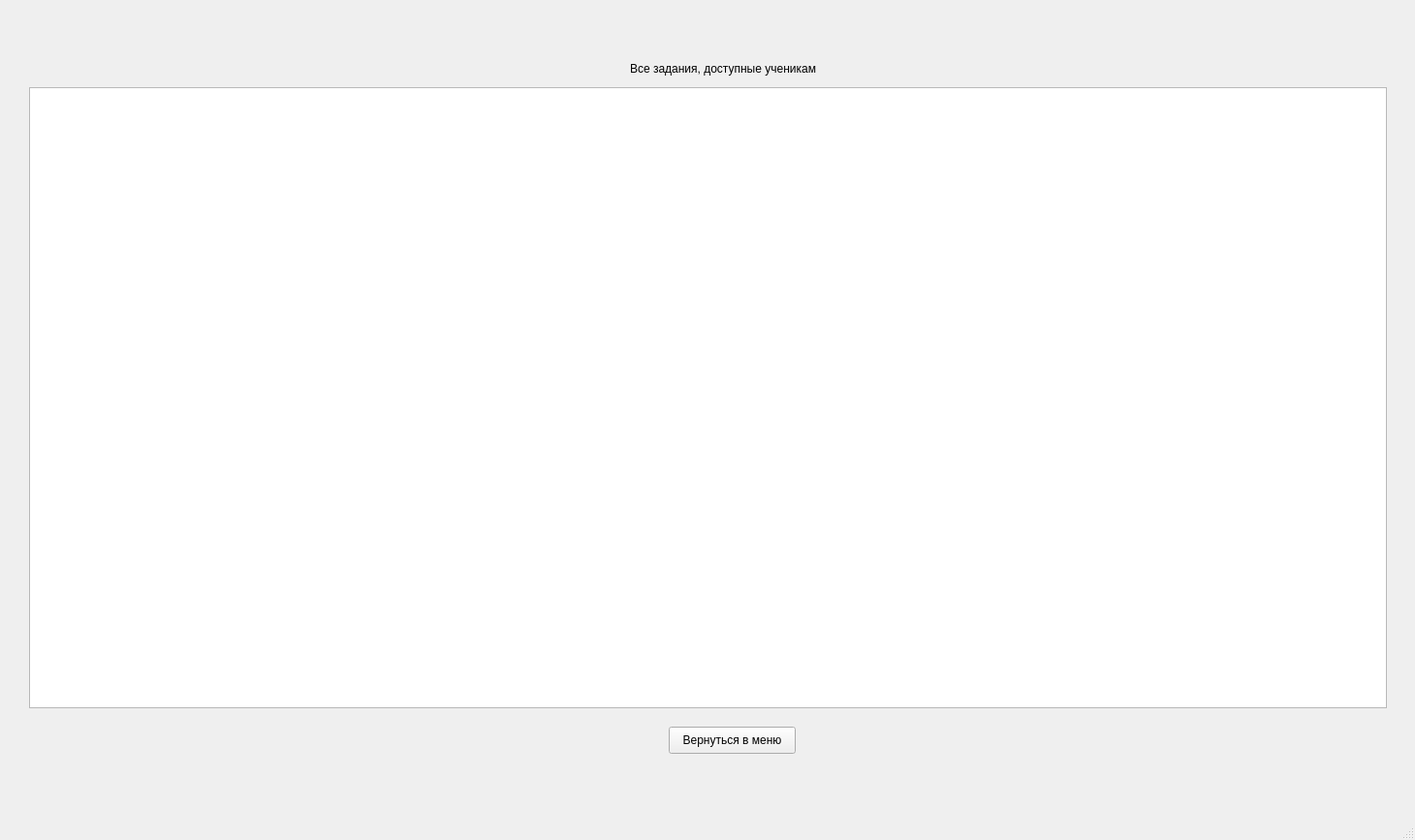
<?xml version="1.0" encoding="UTF-8"?>
<ui version="4.0">
 <class>MainWindow</class>
 <widget class="QMainWindow" name="MainWindow">
  <property name="geometry">
   <rect>
    <x>0</x>
    <y>0</y>
    <width>1460</width>
    <height>867</height>
   </rect>
  </property>
  <property name="windowTitle">
   <string>MainWindow</string>
  </property>
  <widget class="QWidget" name="centralwidget">
   <widget class="QLabel" name="label">
    <property name="geometry">
     <rect>
      <x>650</x>
      <y>50</y>
      <width>301</width>
      <height>41</height>
     </rect>
    </property>
    <property name="text">
     <string>Все задания, доступные ученикам</string>
    </property>
   </widget>
   <widget class="QListWidget" name="tasksList">
    <property name="geometry">
     <rect>
      <x>30</x>
      <y>90</y>
      <width>1401</width>
      <height>641</height>
     </rect>
    </property>
   </widget>
   <widget class="QPushButton" name="backButton">
    <property name="geometry">
     <rect>
      <x>690</x>
      <y>750</y>
      <width>131</width>
      <height>28</height>
     </rect>
    </property>
    <property name="text">
     <string>Вернуться в меню</string>
    </property>
   </widget>
  </widget>
  <widget class="QMenuBar" name="menubar">
   <property name="geometry">
    <rect>
     <x>0</x>
     <y>0</y>
     <width>1460</width>
     <height>26</height>
    </rect>
   </property>
  </widget>
  <widget class="QStatusBar" name="statusbar"/>
 </widget>
 <resources/>
 <connections/>
</ui>
